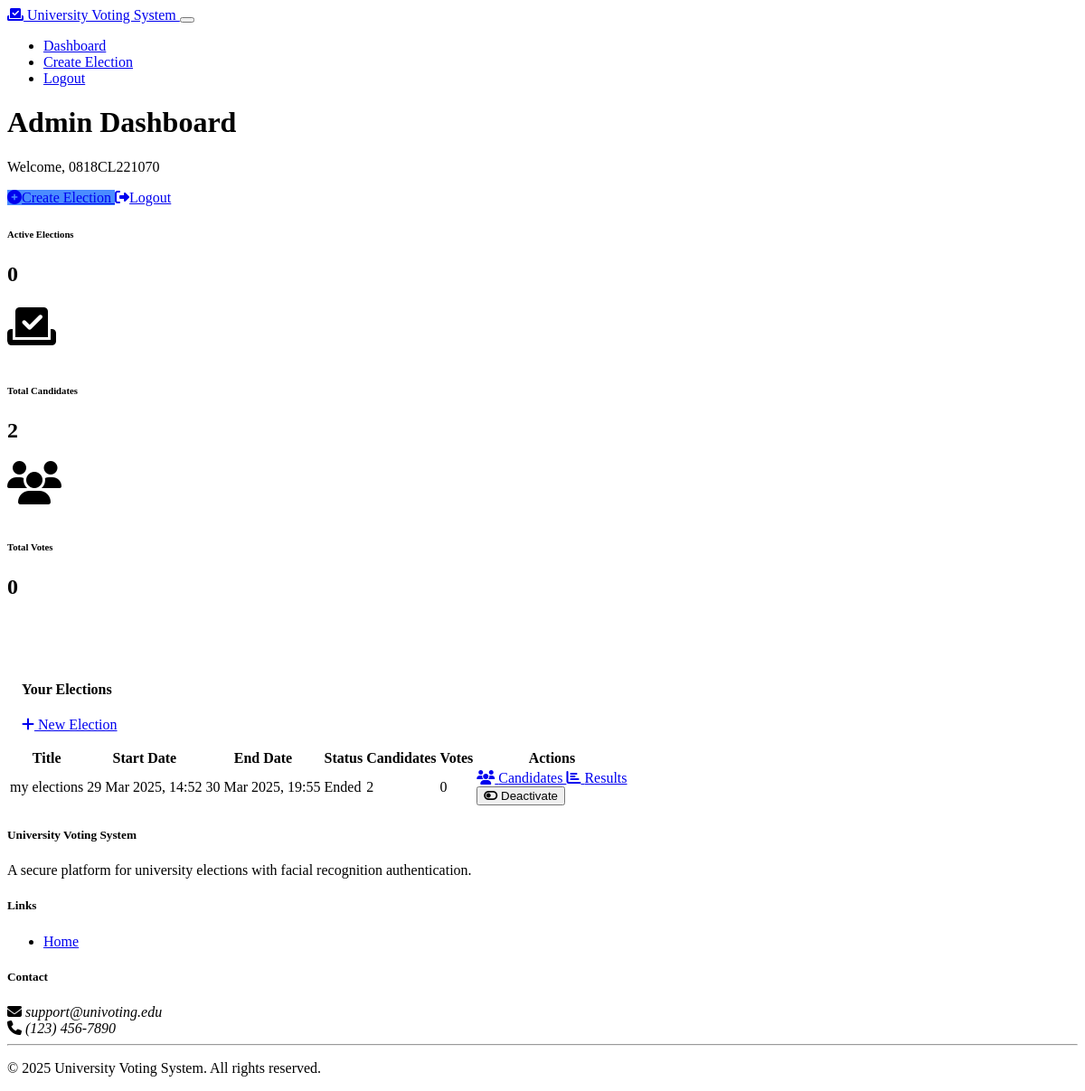
The app's page /admin/dashboard (signed in), older data.
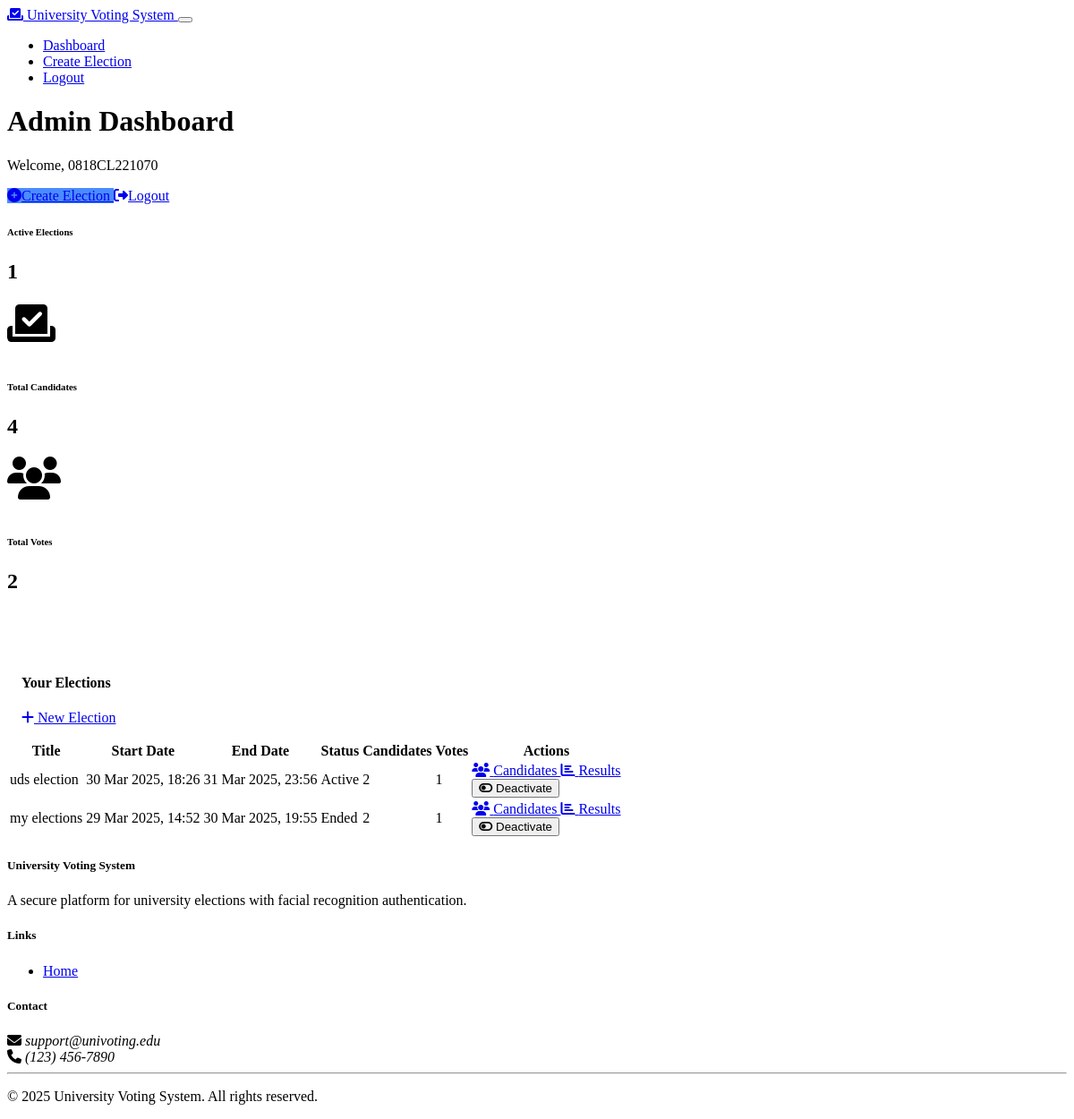
The same page, newer data.
### models.py (models this page shows, shortened)
class User(db.Model):
    id = db.Column(db.Integer, primary_key=True)
    enrollment_id = db.Column(db.String(50), unique=True, nullable=False)
    email = db.Column(db.String(120), unique=True, nullable=False)
    password_hash = db.Column(db.String(256), nullable=False)
    role = db.Column(db.String(20), nullable=False, default='voter')
    is_verified = db.Column(db.Boolean, default=False)
    face_encoding = db.Column(db.Text, nullable=True)
    created_at = db.Column(db.DateTime, default=datetime.datetime.utcnow)
    votes = db.relationship('Vote', backref='voter', lazy=True)
    def is_admin(self):
        return self.role == 'admin'

class Election(db.Model):
    id = db.Column(db.Integer, primary_key=True)
    title = db.Column(db.String(100), nullable=False)
    description = db.Column(db.Text, nullable=True)
    start_date = db.Column(db.DateTime, nullable=False)
    end_date = db.Column(db.DateTime, nullable=False)
    is_active = db.Column(db.Boolean, default=False)
    created_by = db.Column(db.Integer, db.ForeignKey('user.id'), nullable=False)
    created_at = db.Column(db.DateTime, default=datetime.datetime.utcnow)
    candidates = db.relationship('Candidate', backref='election', lazy=True, cascade="all, delete-orphan")
    votes = db.relationship('Vote', backref='election', lazy=True, cascade="all, delete-orphan")
    admin = db.relationship('User', backref='created_elections')

### routes.py (the view)
@app.route('/admin/dashboard')
def admin_dashboard():
    if not is_logged_in():
        flash('Please login to access this page', 'warning')
        return redirect(url_for('admin_login'))
    user_id = session.get('user_id')
    user = User.query.get(user_id)
    if not user.is_admin():
        flash('You do not have permission to access this page', 'danger')
        return redirect(url_for('voter_dashboard'))
    now = datetime.datetime.utcnow()
    elections = Election.query.filter_by(created_by=user_id).order_by(Election.created_at.desc()).all()
    active_count = sum(1 for e in elections if e.is_active and e.end_date >= now)
    total_candidates = Candidate.query.join(Election).filter(Election.created_by == user_id).count()
    total_votes = Vote.query.join(Election).filter(Election.created_by == user_id).count()
    return render_template('admin_dashboard.html',
                          user=user,
                          elections=elections,
                          active_count=active_count,
                          total_candidates=total_candidates,
                          total_votes=total_votes,
                          now=now)

### routes.py (called while the page is built)
def is_logged_in():
    return 'user_id' in session

### templates/admin_dashboard.html (shortened to what this page needs)
{% extends 'base.html' %}
{% block content %}
<div class="container py-4">
    <div class="row mb-4">
        <div class="col-md-8">
            <h1 class="mb-0">Admin Dashboard</h1>
            <p class="lead">Welcome, {{ user.enrollment_id }}</p>
        </div>
        <div class="col-md-4 text-md-end d-flex align-items-center justify-content-md-end">
            <a href="{{ url_for('create_election') }}" class="btn btn-primary me-2">
                <i class="fas fa-plus-circle me-2"></i>Create Election
            </a>
            <a href="{{ url_for('logout') }}" class="btn btn-outline-danger">
                <i class="fas fa-sign-out-alt me-2"></i>Logout
            </a>
        </div>
    </div>
    <div class="row mb-4">
        <div class="col-md-4">
            <div class="card bg-primary text-white h-100">
                <div class="card-body">
                    <div class="d-flex justify-content-between align-items-center">
                        <div>
                            <h6 class="text-uppercase">Active Elections</h6>
                            <h2 class="mb-0">{{ active_count }}</h2>
                        </div>
                        <i class="fas fa-vote-yea fa-3x opacity-50"></i>
                    </div>
                </div>
            </div>
        </div>
        <div class="col-md-4">
            <div class="card bg-success text-white h-100">
                <div class="card-body">
                    <div class="d-flex justify-content-between align-items-center">
                        <div>
                            <h6 class="text-uppercase">Total Candidates</h6>
                            <h2 class="mb-0">{{ total_candidates }}</h2>
                        </div>
                        <i class="fas fa-users fa-3x opacity-50"></i>
                    </div>
                </div>
            </div>
        </div>
        <div class="col-md-4">
            <div class="card bg-info text-white h-100">
                <div class="card-body">
                    <div class="d-flex justify-content-between align-items-center">
                        <div>
                            <h6 class="text-uppercase">Total Votes</h6>
                            <h2 class="mb-0">{{ total_votes }}</h2>
                        </div>
                    </div>
                </div>
            </div>
        </div>
    </div>
    <div class="card shadow">
        <div class="card-header bg-primary text-white d-flex justify-content-between align-items-center">
            <h4 class="mb-0">Your Elections</h4>
            <a href="{{ url_for('create_election') }}" class="btn btn-light btn-sm">
                <i class="fas fa-plus me-1"></i> New Election
            </a>
        </div>
        <div class="card-body">
            {% if elections %}
                <div class="table-responsive">
                    <table class="table table-hover">
                        <thead>
                            <tr>
                                <th>Title</th>
                                <th>Start Date</th>
                                <th>End Date</th>
                                <th>Status</th>
                                <th>Candidates</th>
                                <th>Votes</th>
                                <th>Actions</th>
                            </tr>
                        </thead>
                        <tbody>
                            {% for election in elections %}
                                <tr>
                                    <td>{{ election.title }}</td>
                                    <td>{{ election.start_date.strftime('%d %b %Y, %H:%M') }}</td>
                                    <td>{{ election.end_date.strftime('%d %b %Y, %H:%M') }}</td>
                                    <td>
                                        {% if election.is_active and election.start_date <= now and election.end_date >= now %}
                                            <span class="badge bg-success">Active</span>
                                        {% elif election.is_active and election.start_date > now %}
                                            <span class="badge bg-info">Upcoming</span>
                                        {% elif election.is_active and election.end_date < now %}
                                            <span class="badge bg-secondary">Ended</span>
                                        {% else %}
                                            <span class="badge bg-danger">Inactive</span>
                                        {% endif %}
                                    </td>
                                    <td>{{ election.candidates|length }}</td>
                                    <td>{{ election.votes|length }}</td>
                                    <td>
                                        <div class="btn-group">
                                            <a href="{{ url_for('manage_candidates', election_id=election.id) }}" class="btn btn-sm btn-outline-primary">
                                                <i class="fas fa-users me-1"></i> Candidates
                                            </a>
                                            <a href="{{ url_for('view_results', election_id=election.id) }}" class="btn btn-sm btn-outline-success">
                                                <i class="fas fa-chart-bar me-1"></i> Results
                                            </a>
                                            <form method="POST" action="{{ url_for('toggle_election', election_id=election.id) }}" class="d-inline">
                                                <button type="submit" class="btn btn-sm btn-outline-{{ 'danger' if election.is_active else 'success' }}">
                                                    <i class="fas fa-{{ 'toggle-off' if election.is_active else 'toggle-on' }} me-1"></i>
                                                    {{ 'Deactivate' if election.is_active else 'Activate' }}
                                                </button>
                                            </form>
                                        </div>
                                    </td>
                                </tr>
                            {% endfor %}
                        </tbody>
                    </table>
                </div>
            {% endif %}
        </div>
    </div>
</div>
{% endblock %}

### templates/base.html (shortened to what this page needs)
<!DOCTYPE html>
<html lang="en" data-bs-theme="dark">
<head>
    <link href="https://cdn.replit.com/agent/bootstrap-agent-dark-theme.min.css" rel="stylesheet">
    <link rel="stylesheet" href="https://cdnjs.cloudflare.com/ajax/libs/font-awesome/6.4.0/css/all.min.css">
    <link rel="stylesheet" href="{{ url_for('static', filename='css/custom.css') }}">
</head>
<body class="d-flex flex-column min-vh-100">
    <nav class="navbar navbar-expand-lg navbar-dark bg-dark">
        <div class="container">
            <a class="navbar-brand" href="{{ url_for('index') }}">
                <i class="fas fa-vote-yea me-2"></i>
                University Voting System
            </a>
            <button class="navbar-toggler" type="button" data-bs-toggle="collapse" data-bs-target="#navbarNav">
            </button>
            <div class="collapse navbar-collapse" id="navbarNav">
                <ul class="navbar-nav ms-auto">
                    {% if session.get('user_id') %}
                        {% set user = user or None %}
                        {% if user and user.is_admin() %}
                            <li class="nav-item">
                                <a class="nav-link" href="{{ url_for('admin_dashboard') }}">Dashboard</a>
                            </li>
                            <li class="nav-item">
                                <a class="nav-link" href="{{ url_for('create_election') }}">Create Election</a>
                            </li>
                        {% else %}
                            <li class="nav-item">
                                <a class="nav-link" href="{{ url_for('voter_dashboard') }}">Dashboard</a>
                            </li>
                        {% endif %}
                        <li class="nav-item">
                            <a class="nav-link" href="{{ url_for('logout') }}">Logout</a>
                        </li>
                    {% endif %}
                </ul>
            </div>
        </div>
    </nav>
    <main class="container my-4 flex-grow-1">
        {% block content %}{% endblock %}
    </main>
    <footer class="bg-dark text-white py-4 mt-5">
        <div class="container">
            <div class="row">
                <div class="col-md-6">
                    <h5>University Voting System</h5>
                    <p>A secure platform for university elections with facial recognition authentication.</p>
                </div>
                <div class="col-md-3">
                    <h5>Links</h5>
                    <ul class="list-unstyled">
                        <li><a href="{{ url_for('index') }}" class="text-decoration-none text-light">Home</a></li>
                    </ul>
                </div>
                <div class="col-md-3">
                    <h5>Contact</h5>
                    <address class="mb-0">
                        <i class="fas fa-envelope me-2"></i> support@univoting.edu<br>
                        <i class="fas fa-phone me-2"></i> (123) 456-7890
                    </address>
                </div>
            </div>
            <hr>
            <div class="text-center">
                <p class="mb-0">&copy; {{ now.year if now else 2023 }} University Voting System. All rights reserved.</p>
            </div>
        </div>
    </footer>
</body>
</html>

### static/css/custom.css (style rules this page uses)
.bg-dark { background-color: var(--bs-gray-900) !important; }
.card { margin-bottom: 1rem; border-radius: 0.5rem; overflow: hidden; }
.card-header { padding: 1rem; }
.btn-primary { background-color: #4a8cff; border-color: #4a8cff; }
.card.bg-primary, .card.bg-success, .card.bg-info { border: none; border-radius: 0.5rem; overflow: hidden; }

Row changes from the older to the newer data that the page shows:
added Election: title "uds election", start_date "30 Mar 2025, 18:26", end_date "31 Mar 2025, 23:56", shows "Active", candidates|length "2", votes|length "1", is_active "Deactivate"
computed for Election "my elections": votes|length "0" → "1"
Text that changed along with them:
{{ active_count }}: "0" → "1"
{{ total_candidates }}: "2" → "4"
{{ total_votes }}: "0" → "2"
